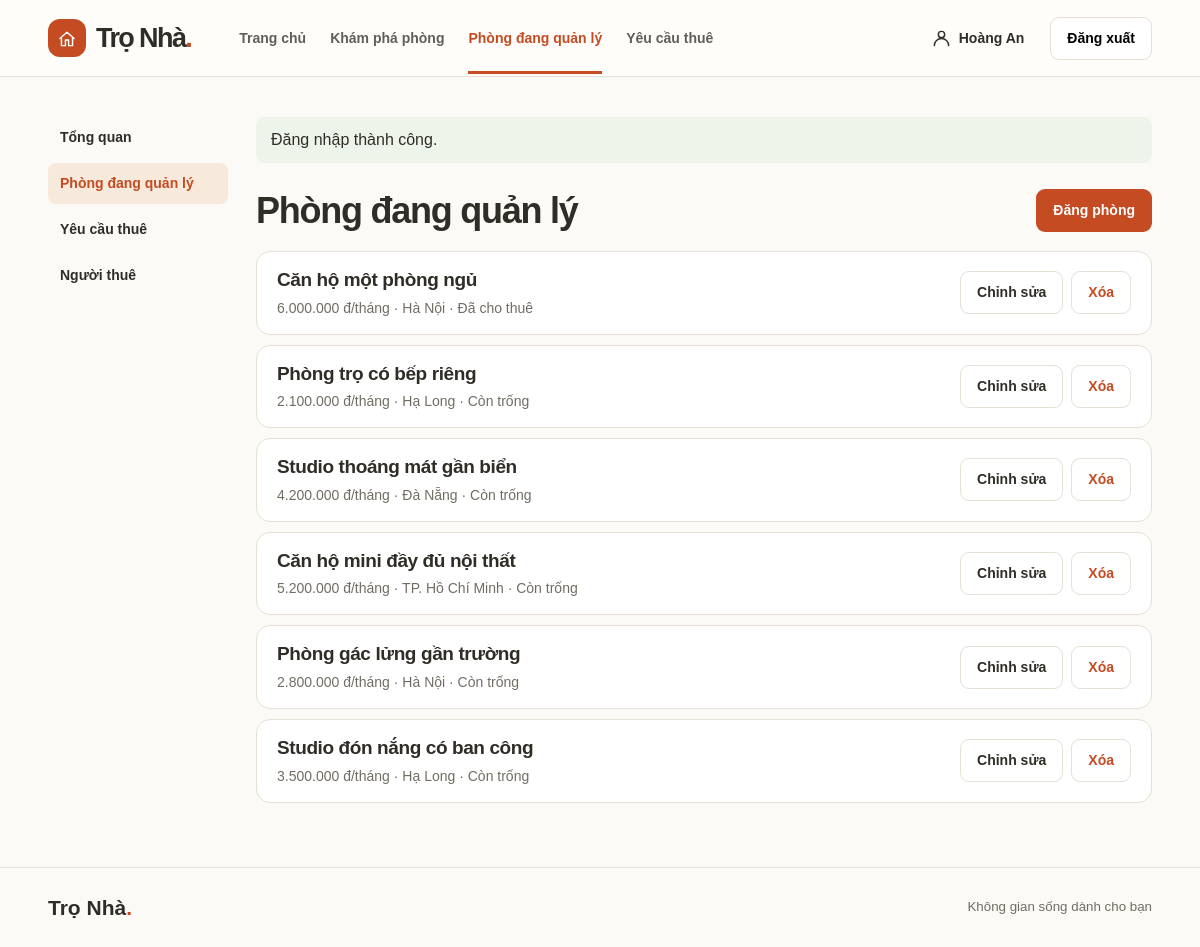
/landlord/rooms/list.php (signed in), run on the app's committed database.
### tables this page shows
CREATE TABLE IF NOT EXISTS users (
 id INT UNSIGNED AUTO_INCREMENT PRIMARY KEY, name VARCHAR(120) NOT NULL, email VARCHAR(150) NOT NULL UNIQUE,
 hash VARCHAR(255) NOT NULL, role ENUM('renter','landlord','admin') NOT NULL, phone VARCHAR(24) NOT NULL DEFAULT ''
);

CREATE TABLE IF NOT EXISTS rooms (
 id INT UNSIGNED AUTO_INCREMENT PRIMARY KEY, owner INT UNSIGNED NOT NULL, title VARCHAR(160) NOT NULL,
 city VARCHAR(100) NOT NULL, district VARCHAR(120) NOT NULL, price INT UNSIGNED NOT NULL, area DECIMAL(7,1) NOT NULL,
 type VARCHAR(50) NOT NULL DEFAULT 'Phòng trọ', description TEXT NOT NULL, amenities VARCHAR(500) NOT NULL,
 image MEDIUMTEXT NOT NULL, available TINYINT NOT NULL DEFAULT 1, hidden TINYINT NOT NULL DEFAULT 0,
 archived TINYINT NOT NULL DEFAULT 0, FOREIGN KEY(owner) REFERENCES users(id)
);

### config/auth.php (called while the page is built, shortened)
<?php
require_once __DIR__.'/database.php';
function h($value){return htmlspecialchars((string)$value,ENT_QUOTES|ENT_SUBSTITUTE,'UTF-8');}
function sql($query,$args=[]){$s=getConnection()->prepare($query);$s->execute($args);return $s;}
function one($query,$args=[]){return sql($query,$args)->fetch();}
function url($page='home',$args=[]){
 $script=str_replace(DIRECTORY_SEPARATOR,'/',$_SERVER['SCRIPT_NAME']);
 $file=str_replace(DIRECTORY_SEPARATOR,'/',$_SERVER['SCRIPT_FILENAME']);
 $relative=substr($file,strlen(str_replace(DIRECTORY_SEPARATOR,'/',ROOT)));
 $prefix=substr($script,0,strlen($script)-strlen($relative));
 if($page==='browse'){
  if(isset($args['id']))$page='detail';
  else $args=['browse'=>1]+$args;
 }
 return $prefix.'/'.ROUTES[$page].($args?'?'.http_build_query($args):'');
}
function startup($page){
 try{
 $user=isset($_SESSION['uid'])?one('SELECT id,name,email,role,phone FROM users WHERE id=?',[$_SESSION['uid']]):null;
 }catch(DomainException $e){$error=$e->getMessage();}
 catch(PDOException $e){if(isset($e->errorInfo[1])&&$e->errorInfo[1]===1062){$error='Email này đã được sử dụng.';}else{databaseError();}}
}
function price($n){return number_format($n,0,',','.').' đ';}
function asset($path){return substr(url('home'),0,-strlen('pages/home.php')).$path;}
function startPage($key){
 global $page,$user,$error,$ownerArea;
 $page=$key;
 startup($key);
 require ROOT.'/components/header.php';
}

### config/database.php (called while the page is built)
<?php
function getConnection(): PDO {
    static $pdo;
    if (!$pdo) {
        $dsn = sprintf('mysql:host=%s;port=%s;dbname=%s;charset=utf8mb4', getenv('DB_HOST') ?: '127.0.0.1', getenv('DB_PORT') ?: '3307', getenv('DB_NAME') ?: 'quan_ly_phong_tro');
        $pdo = new PDO($dsn, getenv('DB_USER') ?: 'root', getenv('DB_PASSWORD') ?: '', [
            PDO::ATTR_ERRMODE => PDO::ERRMODE_EXCEPTION, PDO::ATTR_DEFAULT_FETCH_MODE => PDO::FETCH_ASSOC,
            PDO::ATTR_EMULATE_PREPARES => false
        ]);
    }
    return $pdo;
}

### landlord/rooms/list.php (the view)
<?php
require dirname(__DIR__, 2) . '/config/auth.php';
startPage('rooms');
?>
<?php
$rooms=sql('SELECT id,title,city,price,available,hidden FROM rooms WHERE owner=? AND archived=0 ORDER BY id DESC',[$user['id']])->fetchAll();?>
<div class="section-head"><h1>Phòng đang quản lý</h1><a class="btn primary" href="<?=url('room_add')?>">Đăng phòng</a></div><div class="rows">
<?php foreach($rooms as $r):?><article class="row"><div><h3><?=h($r['title'])?></h3><p><?=price($r['price'])?>/tháng · <?=h($r['city'])?> · <?=$r['hidden']?'Đang ẩn':($r['available']?'Còn trống':'Đã cho thuê')?></p></div><div class="actions"><a class="btn outline" href="<?=url('room_edit',['id'=>$r['id']])?>">Chỉnh sửa</a><a class="btn danger" href="<?=url('room_delete',['id'=>$r['id']])?>">Xóa</a></div></article><?php endforeach;if(!$rooms):?><p class="empty">Bạn chưa đăng phòng nào.</p><?php endif;?></div>
<?php require ROOT.'/components/footer.php'; ?>

### components/header.php (shortened to what this page needs)
<?php
require_once ROOT.'/components/icons.php';
$ownerArea=str_starts_with(ROUTES[$page],'landlord/');
$nav=['home'=>'Trang chủ','browse'=>'Khám phá phòng'];
if(($user['role']??'')==='landlord'){$nav['dashboard']='Phòng đang quản lý';$nav['inbox']='Yêu cầu thuê';}
$active=$page==='home'&&isset($_GET['browse'])?'browse':($ownerArea&&$page!=='inbox'?'dashboard':$page);
?>
<!doctype html><html lang="vi"><head><meta charset="utf-8"><meta name="viewport" content="width=device-width,initial-scale=1"><title><?=h($nav[$active]??'Phòng trọ')?> · Trọ Nhà</title>
<link rel="stylesheet" href="<?=asset('css/style.css')?>"><link rel="stylesheet" href="<?=asset('css/home.css')?>"><?php if($ownerArea):?><link rel="stylesheet" href="<?=asset('css/landlord.css')?>"><?php endif;?><link rel="stylesheet" href="<?=asset('css/auth.css')?>"><script defer src="<?=asset('js/app.js')?>"></script></head><body>
<a class="skip" href="#main">Đến nội dung chính</a><header><div class="wrap top"><a class="brand" href="<?=url()?>"><span class="logo-mark"><?=icon('home')?></span><span>Trọ Nhà<b>.</b></span></a><nav><?php foreach($nav as $key=>$label):?><a class="<?=$active===$key?'active':''?>" href="<?=url($key)?>"><?=h($label)?></a><?php endforeach;?></nav><div class="account">
<?php if($user):?><a class="btn plain" href="<?=url('profile')?>"><?=icon('user').h($user['name'])?></a><form method="post" action="<?=url('logout')?>"><?=csrf()?><button class="btn outline" name="action" value="logout">Đăng xuất</button></form><?php else:?><a class="btn plain" href="<?=url('login')?>"><?=icon('door')?>Đăng nhập</a><a class="btn primary" href="<?=url('register')?>">Đăng ký</a><?php endif;?></div></div></header>
<?php if($ownerArea):?><div class="wrap landlord-layout"><?php require ROOT.'/components/sidebar.php';endif;?>
<main tabindex="-1" id="main" class="<?=$ownerArea?'':'wrap '?>page <?=$active==='home'?'homepage':''?>"><?php if(isset($_SESSION['message'])):?><p class="flash" role="status"><?=h($_SESSION['message'])?></p><?php endif;?>

### css/style.css (style rules this page uses)
:root { --ink:#302d27;--muted:#716d63;--orange:#c44b22;--line:#e5dfd5;--paper:#fcfaf6;font-family:Arial,Helvetica,sans-serif;color:var(--ink);background:var(--paper);line-height:1.5 }
* { box-sizing:border-box }
body { margin:0 }
a { color:inherit;text-decoration:none }
button,input,select,textarea { font:inherit }
button,a,select { touch-action:manipulation }
button { cursor:pointer }
.wrap { width:min(1216px,92%);margin:auto }
header { background:#fffdf9;border-bottom:1px solid var(--line) }
.top { min-height:76px;display:flex;align-items:center;gap:clamp(20px,4vw,68px) }
.brand { display:inline-flex;gap:10px;align-items:center;font-size:27px;font-weight:800;letter-spacing:-1.6px;white-space:nowrap }
.brand b,footer strong span { color:var(--orange) }
.logo-mark { display:grid;place-items:center;width:38px;height:38px;border-radius:12px;background:var(--orange);color:white }
.top nav,.account,.actions { display:flex;align-items:center;gap:18px;flex-wrap:wrap }
.top nav { gap:24px }
.top nav a { color:#625e57;font-weight:600;font-size:14px;padding:26px 0 22px;border-bottom:3px solid transparent }
.top nav .active { color:var(--orange);border-color:var(--orange) }
.account { margin-left:auto;gap:9px }
.btn,.text-link { display:inline-flex;align-items:center;justify-content:center;gap:8px;font-weight:650 }
.btn { border:1px solid transparent;border-radius:9px;padding:10px 16px;font-size:14px }
.btn.primary { background:var(--orange);color:white }
.plain { background:transparent }
.btn.outline,.btn.danger { background:#fff;border-color:var(--line) }
.danger,.text-link,.room-link:hover { color:var(--orange) }
.page { padding:40px 0 64px;min-height:77vh }
h1,h2,h3,p { margin:0 }
h1,h2 { letter-spacing:-1.25px;line-height:1.15 }
h1 { font-size:clamp(29px,3vw,42px);margin-bottom:22px }
h3 { font-size:19px;line-height:1.4;letter-spacing:-.4px }
.section-head { display:flex;align-items:center;justify-content:space-between;gap:16px;margin:26px 0 19px }
.section-head h1 { margin:0 }
.card,.panel,.row { background:white;border:1px solid var(--line);border-radius:14px }
.rows { display:grid;gap:10px }
.row { display:flex;align-items:center;justify-content:space-between;padding:15px 20px;gap:12px }
.row p { font-size:14px;color:var(--muted);margin-top:4px }
.actions { gap:8px }
.row h3,.card h3,.detail h1,.preserve { overflow-wrap:anywhere }

### css/landlord.css (style rules this page uses)
.landlord-layout { display: grid; grid-template-columns: 180px minmax(0, 1fr); gap: 28px; }

### css/auth.css (style rules this page uses)
.flash { background: #edf4ea; border-radius: 8px; padding: 11px 15px; margin-bottom: 18px; }
.account form { margin: 0; }

### data on the page
users: name "Hoàng An"
rooms: title "Căn hộ một phòng ngủ", price "6.000.000 đ", city "Hà Nội", hidden "Đã cho thuê"
rooms: title "Phòng trọ có bếp riêng", price "2.100.000 đ", city "Hạ Long", hidden "Còn trống"
rooms: title "Studio thoáng mát gần biển", price "4.200.000 đ", city "Đà Nẵng", hidden "Còn trống"
rooms: title "Căn hộ mini đầy đủ nội thất", price "5.200.000 đ", city "TP. Hồ Chí Minh", hidden "Còn trống"
rooms: title "Phòng gác lửng gần trường", price "2.800.000 đ", city "Hà Nội", hidden "Còn trống"
rooms: title "Studio đón nắng có ban công", price "3.500.000 đ", city "Hạ Long", hidden "Còn trống"

### other printed values
$label "Trang chủ"
$label "Khám phá phòng"
$label "Phòng đang quản lý"
$label "Yêu cầu thuê"
$label "Tổng quan"
$label "Người thuê"
$_SESSION['message'] "Đăng nhập thành công."
